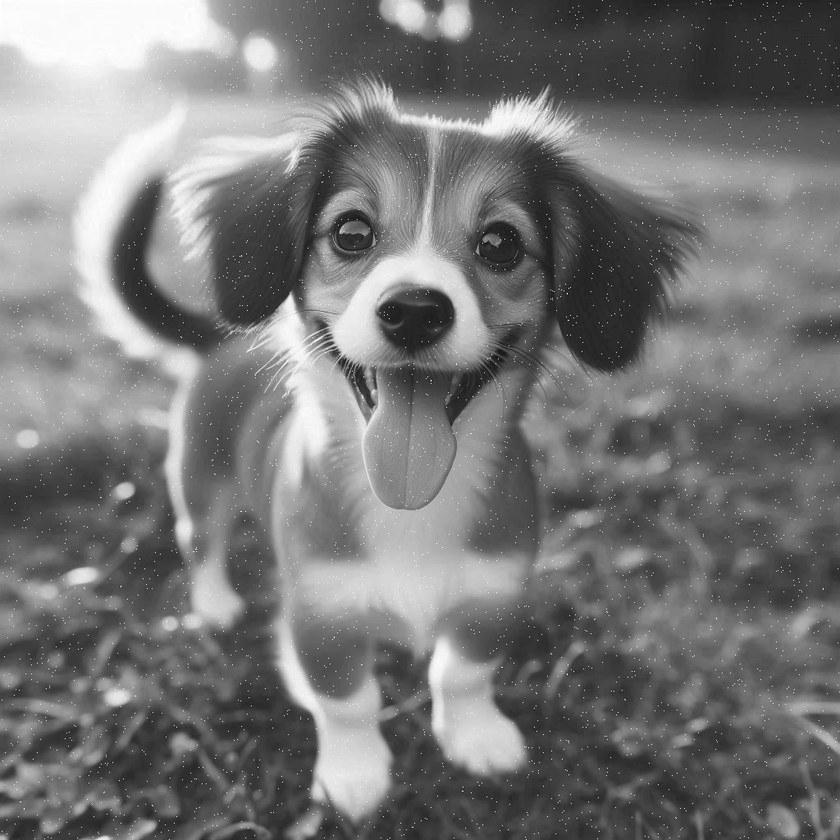
#> input picture useless/图像处理/p2.png, 840 x 840 px, shrunk from 1024 x 1024 before the run
$ python '5.16svd分解降噪.py'
#> lines starting #> are read from the running program, lines starting #| are printed output that depends on the picture; long printed decimals are rounded
import numpy as np
import cv2

# 读取图像并转换为灰度图
image = cv2.imread('p2.png',0)
#> image is the input picture: shape (840, 840); min 0, max 255, mean 118.9

# 应用SVD
U, S, Vt = np.linalg.svd(image, full_matrices=False)
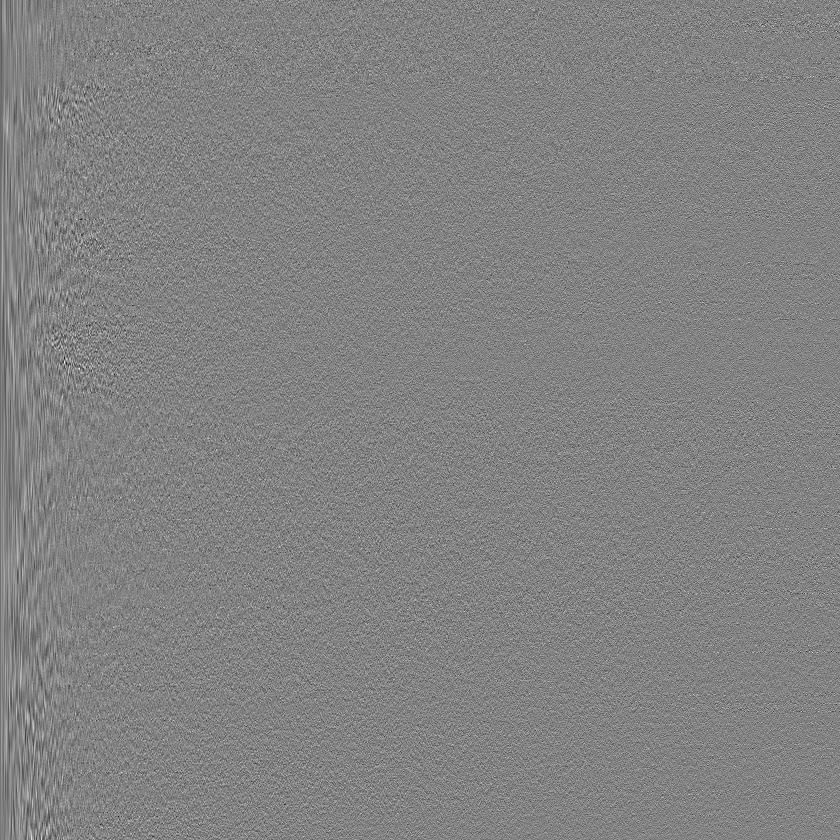
#> U: shape (840, 840) float64; min -0.255, max 0.243, mean -3.85e-05; drawn with min black and max white
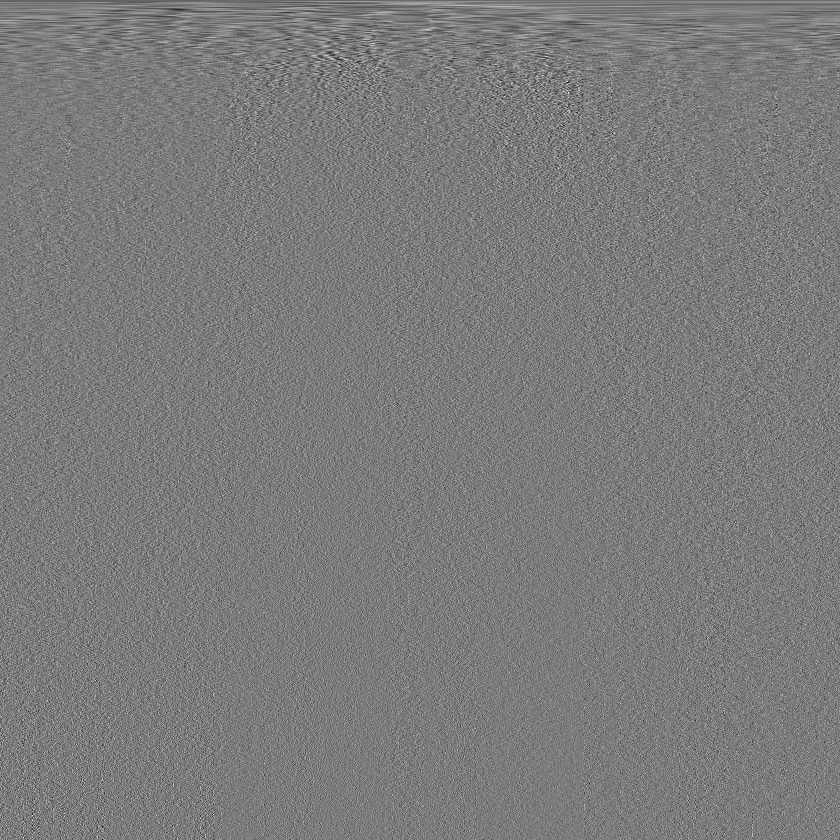
#> Vt: shape (840, 840) float64; min -0.232, max 0.246, mean -3.29e-05; drawn with min black and max white
#> S = 840 values, max 103190.8 at index 0, min 0.424 at index 839, mean 520.8

# 初始化最小MSE和最佳k值
min_mse = np.inf
best_k = 0

# 尝试不同的k值以找到最小MSE
for k in range(1, len(S)):
    # 重构图像
    reconstructed_image = np.dot(U[:, :k], np.dot(np.diag(S[:k]), Vt[:k, :]))
    # 计算MSE
    mse = np.mean((image - reconstructed_image) ** 2)
    print(mse)
    # 更新最小MSE和最佳k值
    if mse < min_mse:
        min_mse = mse
        best_k = k
#> this loop made 839 passes
#> (mse, min_mse) on passes 1 to 12: (2129, 2129), (1427, 1427), (1123.4, 1123.4), (905.3, 905.3), (712.9, 712.9), (607.3, 607.3), (519.1, 519.1), (449.9, 449.9), (398.8, 398.8), (360.9, 360.9), (325.4, 325.4), (298.5, 298.5)
#| 2129.024
#| 1427.025
#| 1123.374
#| 905.349
#| 712.923
#| 607.314
#| 519.064
#| 449.874
#> (further printed lines are left out)
#> pass 1, `reconstructed_image = np.dot(U[:, :k], np.dot(np.diag(S[:k]), Vt[:k, :..`:
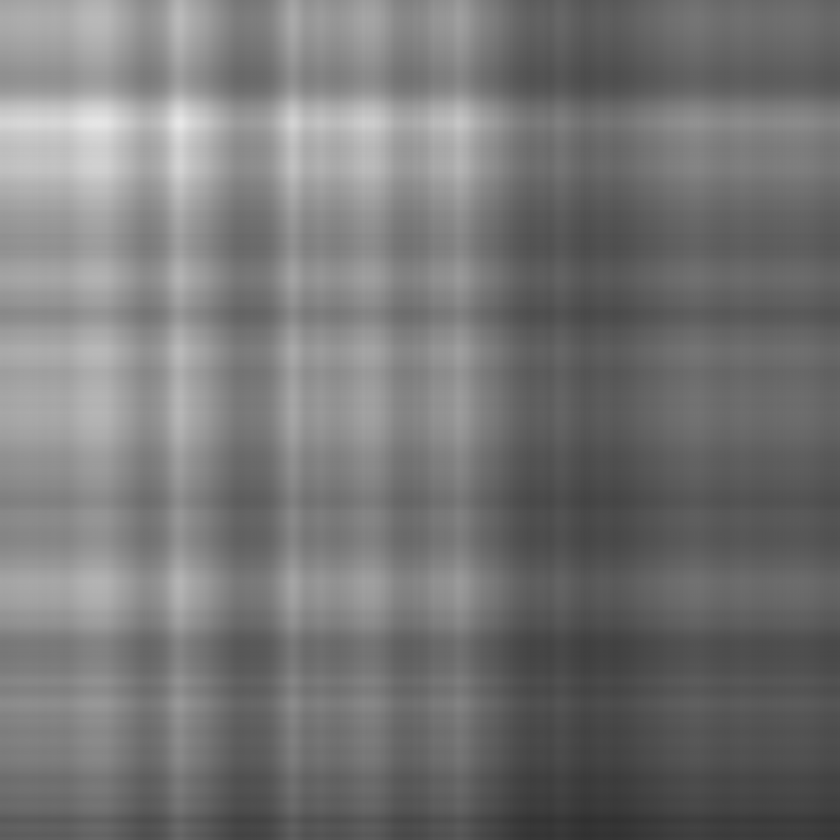
#> reconstructed_image: shape (840, 840) float64; min 48.2, max 231.6, mean 118.7
#> pass 2, `reconstructed_image = np.dot(U[:, :k], np.dot(np.diag(S[:k]), Vt[:k, :..`:
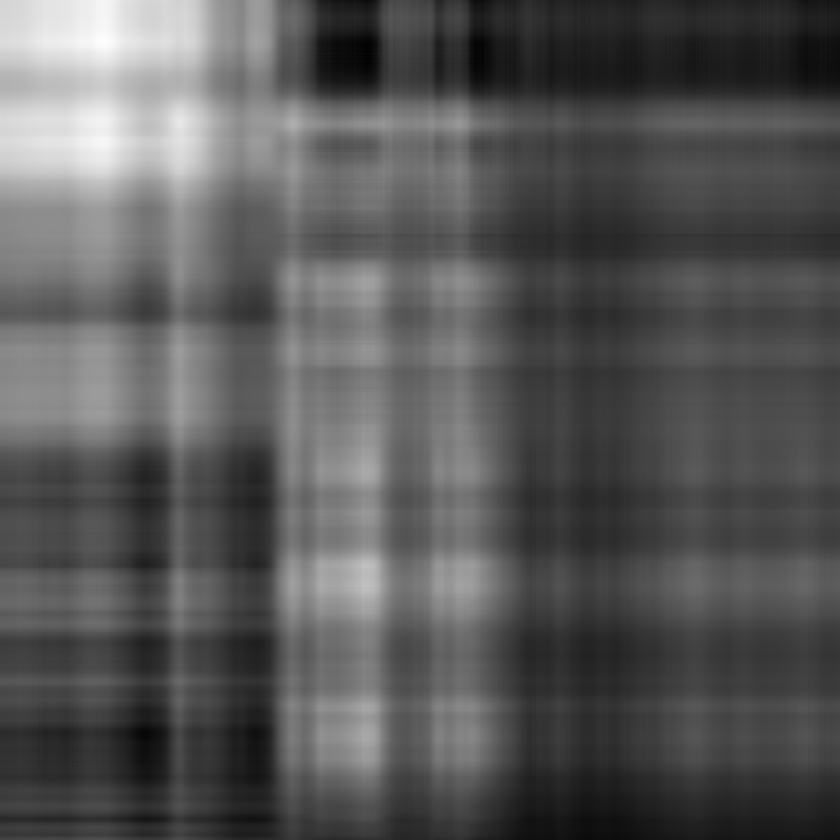
#> reconstructed_image: shape (840, 840) float64; min 38.5, max 271.2, mean 118.9; drawn with min black and max white
#> pass 3, `reconstructed_image = np.dot(U[:, :k], np.dot(np.diag(S[:k]), Vt[:k, :..`:
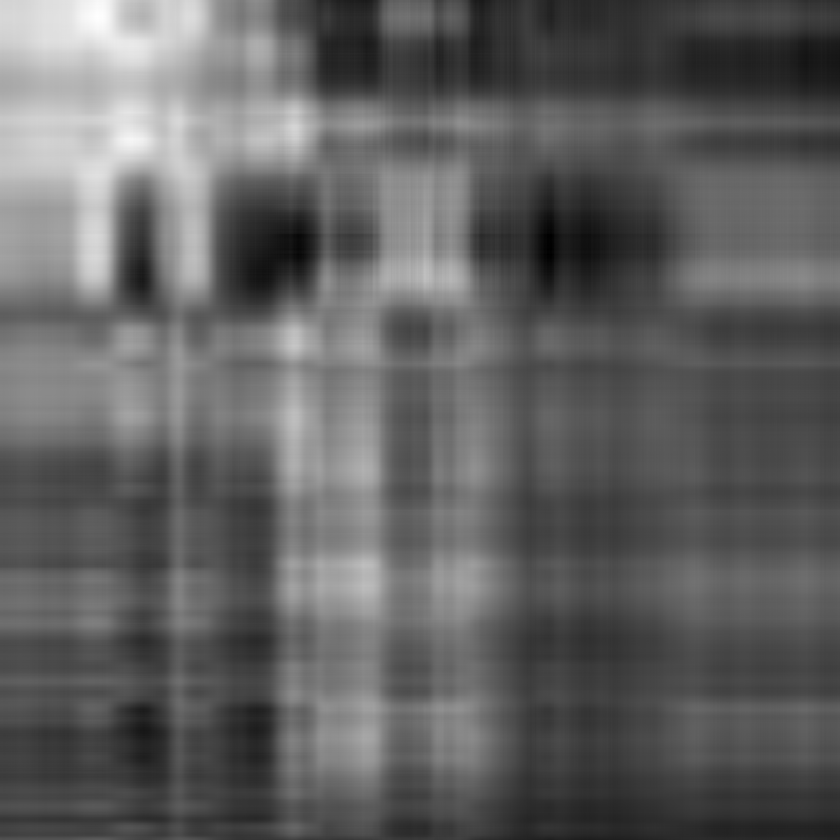
#> reconstructed_image: shape (840, 840) float64; min 15.98, max 285.9, mean 118.9; drawn with min black and max white
#> after the loop, best_k = 839; min_mse = 2.55e-07

# 使用最佳k值重构图像
reconstructed_image = np.dot(U[:, :best_k], np.dot(np.diag(S[:best_k]), Vt[:best_k, :]))

# 保存和显示结果
denoised_image = np.clip(reconstructed_image, 0, 255).astype(np.uint8)
cv2.imwrite('denoised_image.jpg', denoised_image)
cv2.imshow('Denoised Image', denoised_image)
cv2.waitKey(0)
cv2.destroyAllWindows()
